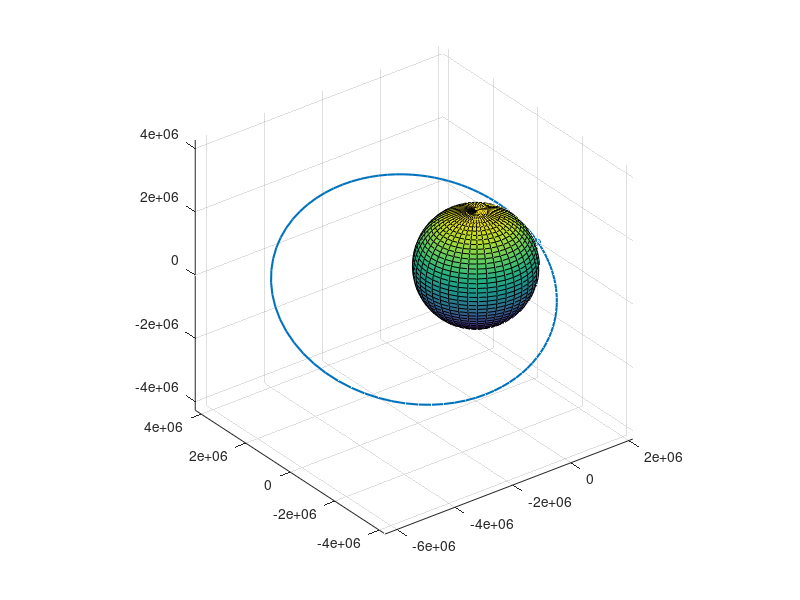

Write the MATLAB code that produced this figure.
%kepler2spherical converter function

%parameters
R_M = 1737.1e3; %[m]
M_M = 7.342e22; %[kg]
G = 6.67408e-11;
GMm = G*M_M;
%% inputs
e = 0.5; %[-]         Eccentricity
i = deg2rad(30); %[deg]       Inclination
RAAN = deg2rad(0); %[deg]    Right argument of the ascending node
omega = deg2rad(0); %[deg] argument of pericenter
phase = 0; % initial phase starting point



h = 400e3; %[m]
R_S = R_M+h; %[m] minimum altitude (periapsis)
a = R_S/(1-e);

%kep2chart_2002

nu=(linspace(phase,2*pi+phase,100))';
r = a*(1-e^2)./(1+e.*cos(nu));

X = r.*(cos(RAAN).*cos(omega+nu)-sin(RAAN).*sin(omega+nu)*cos(i));
Y = r.*(sin(RAAN).*cos(omega+nu)+cos(RAAN).*sin(omega+nu)*cos(i));
Z = r.*(sin(i).*sin(omega+nu));
[p,q,r] = sphere(40);
p = p.*R_M; q = q.*R_M; r = r.*R_M;

surf(p,q,r);hold on;
plot3(X,Y,Z,'LineWidth',1.5);hold on;
scatter3(X(1),Y(1),Z(1),16);hold on;
axis vis3d
axis equal

